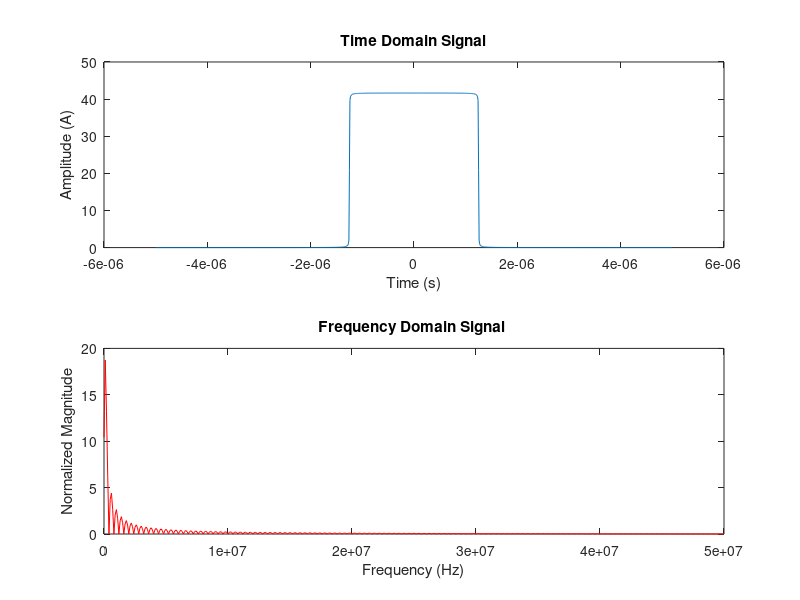

This figure's MATLAB source:
clear all
close all
clc

% File to run DFT on time domain signals for Power Electronics Analysis

% Buck Converter inputs

Vg=48;
V=12;
Pout=500;
fsw = 100e3;

% Calculations
Tsw=1/fsw;
Iout = Pout/V;
Rout = V/Iout;
D = V/Vg;
IL = Iout;

% Approximate ig(t) using fourier series. Or you can import time domain
% from simulink result

dT = Tsw/1000;               % Determine sample step size 1000 samples within a switching cycle
fsamplefreq = 1/dT;          % Sample frequency. DON'T confuse with switching frequency
t=[-Tsw/2:dT:Tsw/2-dT]';     % time vector Leave off one sample point from end (this is why -dT)
k=linspace(1,1000,1000)';    % Fourier series counter
n=1;
w=2*pi*fsw;
sumterm = 0;

ig_t=zeros(size(t));

for m=1:length(t)
    for n=1:length(k)
        sumterm = sumterm+(2*Iout/k(n)/pi)*sin(k(n)*pi*D)*cos(k(n)*w*t(m,1));
    end
    ig_t(m,1) = D*IL+sumterm;
    sumterm = 0;
    
end

%ig_t=10*sin(w*t)+5*sin(6*w*t); % test signal

% Plot DFT of signal

IG_T=fft(ig_t);                                 % Take DFT of time domain signal
lengthdft = length(IG_T);                       % Calculate size of DFT result
f = (0:lengthdft-1)*fsamplefreq/lengthdft;      % Map DFT bins to frequency map
ffmag = abs(IG_T/lengthdft);                    % Calcualte magnitude of DFT result "2 sided"

% Redefine vectors only to the nyquist frequency (1/2 x fsamplefreq)
newlength = 0.5*lengthdft+1;
f=f(1:newlength);
ffmag = ffmag(1:newlength);                     % Single sided DFT result
ffmag(2:end-1) = 2*ffmag(2:end-1);              % Scale magnitude for a single sided DFT


% Plot Results

subplot(2,1,1)
plot(t,ig_t)
xlabel('Time (s)')
ylabel('Amplitude (A)')
title('Time Domain Signal')
subplot(2,1,2)
plot(f,ffmag,'r')
xlabel('Frequency (Hz)')
ylabel('Normalized Magnitude')
title('Frequency Domain Signal ')
